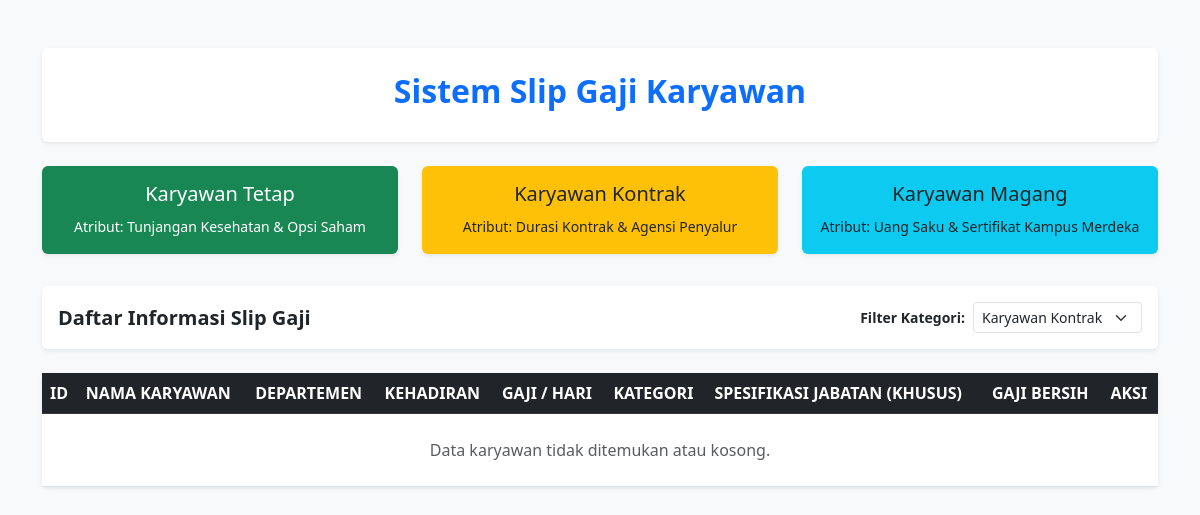
/index.php?jenis=Kontrak, run on an earlier commit of the app's database.
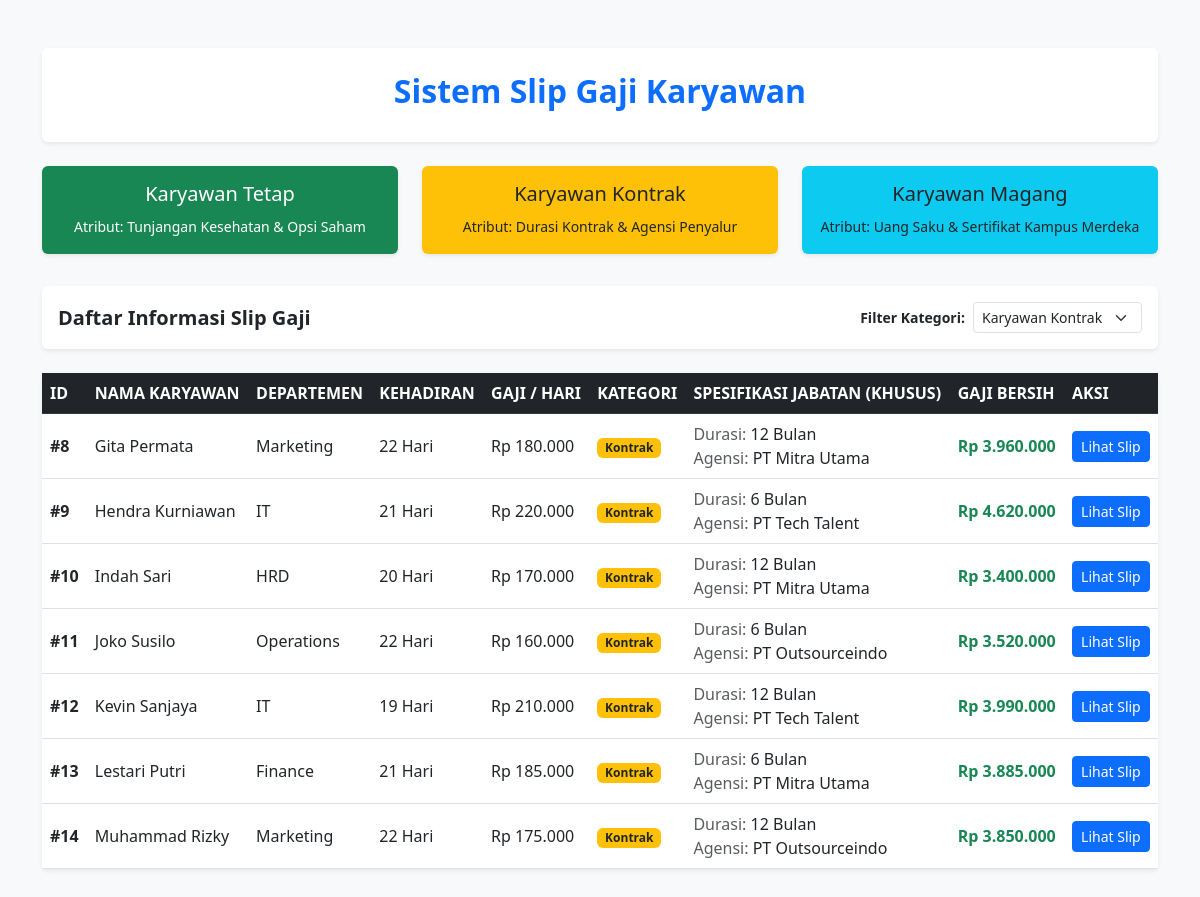
And on a later commit of the database.
### tables this page shows
CREATE TABLE `tabel_karyawan` (
  `id_karyawan` int NOT NULL,
  `nama_karyawan` varchar(100) NOT NULL,
  `departemen` varchar(50) NOT NULL,
  `hari_kerja_masuk` int NOT NULL,
  `gaji_dasar_per_hari` decimal(12,2) NOT NULL,
  `jenis_karyawan` enum('Kontrak','Tetap','Magang') NOT NULL,
  `durasi_kontrak_bulan` int DEFAULT NULL,
  `agensi_penyalur` varchar(100) DEFAULT NULL,
  `tunjangan_kesehatan` decimal(12,2) DEFAULT NULL,
  `opsi_saham_id` varchar(50) DEFAULT NULL,
  `uang_saku_bulanan` decimal(12,2) DEFAULT NULL,
  `sertifikat_kampus_merdeka` varchar(100) DEFAULT NULL
);

### models/karyawankontrak.php (the view, shortened to what the changed rows need)
<?php
class karyawankontrak extends karyawan {
    protected $durasiKontrakBulan;
    protected $agensiPenyalur;
    public function __construct($id_karyawan, $nama_karyawan, $departemen, $hari_kerja_masuk, $gaji_dasar_per_hari, $durasiKontrakBulan, $agensiPenyalur) {
        $this->id_karyawan = $id_karyawan;
        $this->nama_karyawan = $nama_karyawan;
        $this->departemen = $departemen;
        $this->hari_kerja_masuk = $hari_kerja_masuk;
        $this->gaji_dasar_per_hari = $gaji_dasar_per_hari;
        $this->durasiKontrakBulan = $durasiKontrakBulan;
        $this->agensiPenyalur = $agensiPenyalur;
    }
    public function hitungGajiBersih(): float {
        return (float) ($this->hari_kerja_masuk * $this->gaji_dasar_per_hari);
    }
    public function tampilkanProfilKaryawan(): string {
        $gajiBersih = $this->hitungGajiBersih();
        return "<tr>
            <td><strong>#{$this->id_karyawan}</strong></td>
            <td>{$this->nama_karyawan}</td>
            <td>{$this->departemen}</td>
            <td>{$this->hari_kerja_masuk} Hari</td>
            <td>Rp " . number_format($this->gaji_dasar_per_hari, 0, ',', '.') . "</td>
            <td><span class='badge bg-warning text-dark'>Kontrak</span></td>
            <td>
                <span class='text-muted'>Durasi:</span> {$this->durasiKontrakBulan} Bulan<br>
                <span class='text-muted'>Agensi:</span> {$this->agensiPenyalur}
            </td>
            <td class='fw-bold text-success'>Rp " . number_format($gajiBersih, 0, ',', '.') . "</td>
        </tr>";
    }
}

### index.php (shortened to what the changed rows need)
<?php
require_once __DIR__ . '/models/karyawankontrak.php';
$connectionObj = new Connection();
$db = $connectionObj->getConnection();
$filter = isset($_GET['jenis']) ? $_GET['jenis'] : 'Semua';
$sql = "SELECT * FROM tabel_karyawan";
if ($filter !== 'Semua') {
    $sql .= " WHERE jenis_karyawan = '" . $db->real_escape_string($filter) . "'";
}
$result = $db->query($sql);
$listKaryawan = [];
if ($result && $result->num_rows > 0) {
    while ($row = $result->fetch_assoc()) {
        $obj = null;
        switch ($row['jenis_karyawan']) {
            case 'Kontrak':
                $obj = new karyawankontrak(
                    $row['id_karyawan'], $row['nama_karyawan'], $row['departemen'],
                    $row['hari_kerja_masuk'], $row['gaji_dasar_per_hari'],
                    $row['durasi_kontrak_bulan'], $row['agensi_penyalur']
                );
                break;
        }
        if ($obj !== null) {
            $listKaryawan[] = [
                'id' => $row['id_karyawan'],
                'object' => $obj
            ];
        }
    }
}
?>
<!DOCTYPE html>
<html lang="id">
<head>
    <link href="https://cdn.jsdelivr.net/npm/bootstrap@5.3.0/dist/css/bootstrap.min.css" rel="stylesheet">
</head>
<body class="bg-light">
<div class="container my-5">
    <div class="p-4 bg-white rounded shadow-sm mb-4 text-center">
        <h2 class="fw-bold text-primary">Sistem Slip Gaji Karyawan</h2>
    </div>
    <div class="card border-0 shadow-sm">
        <div class="table-responsive">
            <table class="table table-hover align-middle m-0">
                <thead class="table-dark text-uppercase fs-7">
                    <tr>
                        <th>ID</th>
                        <th>Nama Karyawan</th>
                        <th>Departemen</th>
                        <th>Kehadiran</th>
                        <th>Gaji / Hari</th>
                        <th>Kategori</th>
                        <th>Spesifikasi Jabatan (Khusus)</th>
                        <th>Gaji Bersih</th>
                        <th>Aksi</th> </tr>
                </thead>
                <tbody>
                    <?php if (empty($listKaryawan)): ?>
                        <tr>
                            <td colspan="9" class="text-center text-muted py-4">Data karyawan tidak ditemukan atau kosong.</td>
                        </tr>
                    <?php else: ?>
                        <?php
                        foreach ($listKaryawan as $item) {
                            $rowHtml = $item['object']->tampilkanProfilKaryawan();
                            $tombolAksi = "<td><a href='slip_gaji.php?id_karyawan={$item['id']}' class='btn btn-sm btn-primary'>Lihat Slip</a></td></tr>";
                            echo str_replace('</tr>', $tombolAksi, $rowHtml);
                        }
                        ?>
                    <?php endif; ?>
                </tbody>
            </table>
        </div>
    </div>
</div>
</body>
</html>

What changed in the data, as far as the page shows it:
added tabel_karyawan: id_karyawan "8", nama_karyawan "Gita Permata", departemen "Marketing", hari_kerja_masuk "22", gaji_dasar_per_hari "180.000", durasi_kontrak_bulan "12", agensi_penyalur "PT Mitra Utama", gajiBersih "3.960.000"
added tabel_karyawan: id_karyawan "9", nama_karyawan "Hendra Kurniawan", departemen "IT", hari_kerja_masuk "21", gaji_dasar_per_hari "220.000", durasi_kontrak_bulan "6", agensi_penyalur "PT Tech Talent", gajiBersih "4.620.000"
added tabel_karyawan: id_karyawan "10", nama_karyawan "Indah Sari", departemen "HRD", hari_kerja_masuk "20", gaji_dasar_per_hari "170.000", durasi_kontrak_bulan "12", agensi_penyalur "PT Mitra Utama", gajiBersih "3.400.000"
added tabel_karyawan: id_karyawan "11", nama_karyawan "Joko Susilo", departemen "Operations", hari_kerja_masuk "22", gaji_dasar_per_hari "160.000", durasi_kontrak_bulan "6", agensi_penyalur "PT Outsourceindo", gajiBersih "3.520.000"
added tabel_karyawan: id_karyawan "12", nama_karyawan "Kevin Sanjaya", departemen "IT", hari_kerja_masuk "19", gaji_dasar_per_hari "210.000", durasi_kontrak_bulan "12", agensi_penyalur "PT Tech Talent", gajiBersih "3.990.000"
added tabel_karyawan: id_karyawan "13", nama_karyawan "Lestari Putri", departemen "Finance", hari_kerja_masuk "21", gaji_dasar_per_hari "185.000", durasi_kontrak_bulan "6", agensi_penyalur "PT Mitra Utama", gajiBersih "3.885.000"
added tabel_karyawan: id_karyawan "14", nama_karyawan "Muhammad Rizky", departemen "Marketing", hari_kerja_masuk "22", gaji_dasar_per_hari "175.000", durasi_kontrak_bulan "12", agensi_penyalur "PT Outsourceindo", gajiBersih "3.850.000"
Also different on the page:
text no longer shown: "Data karyawan tidak ditemukan atau kosong."
